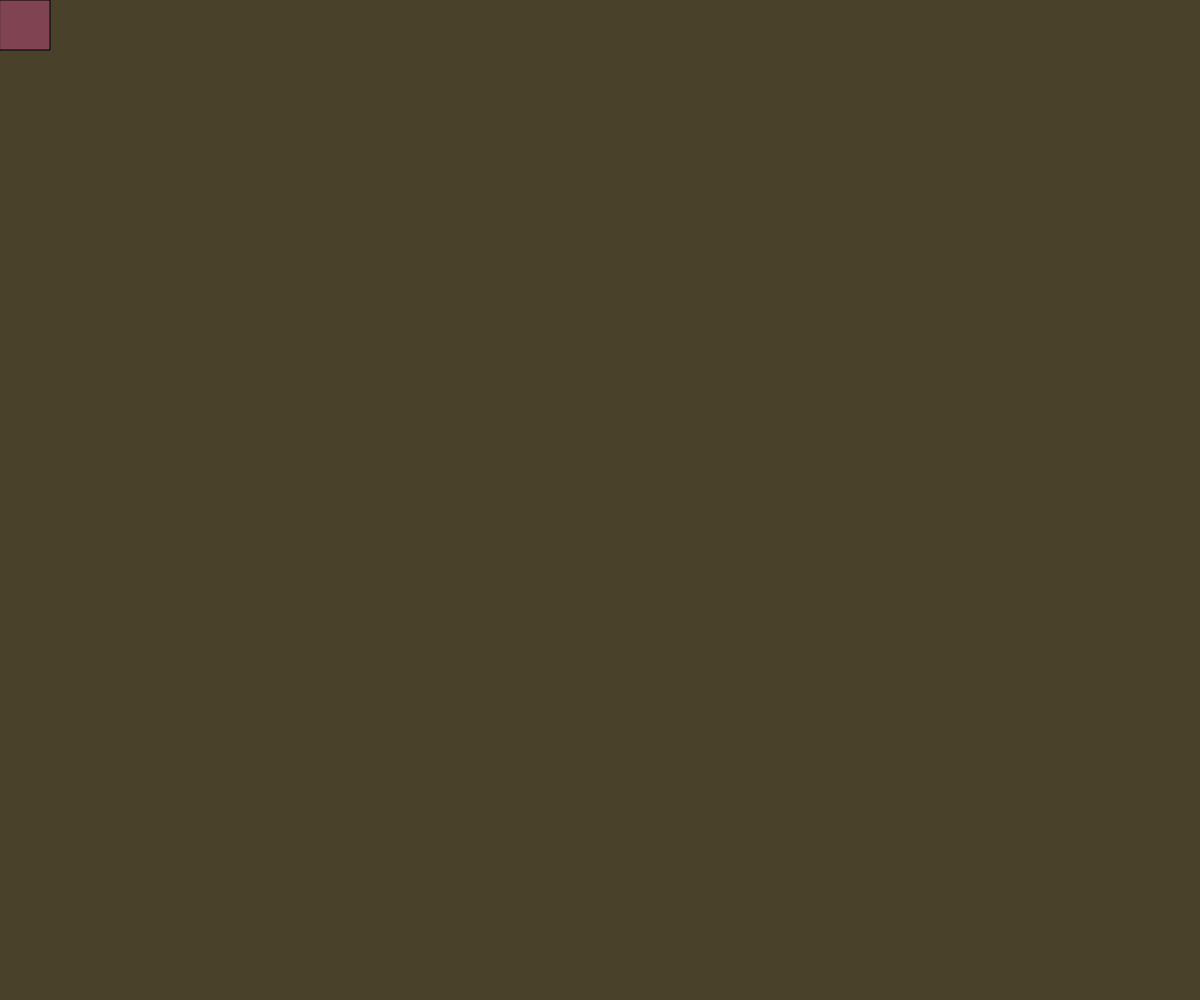
Frame 1 (no input)
Frame 60 (no input): identical to frame 1, image omitted
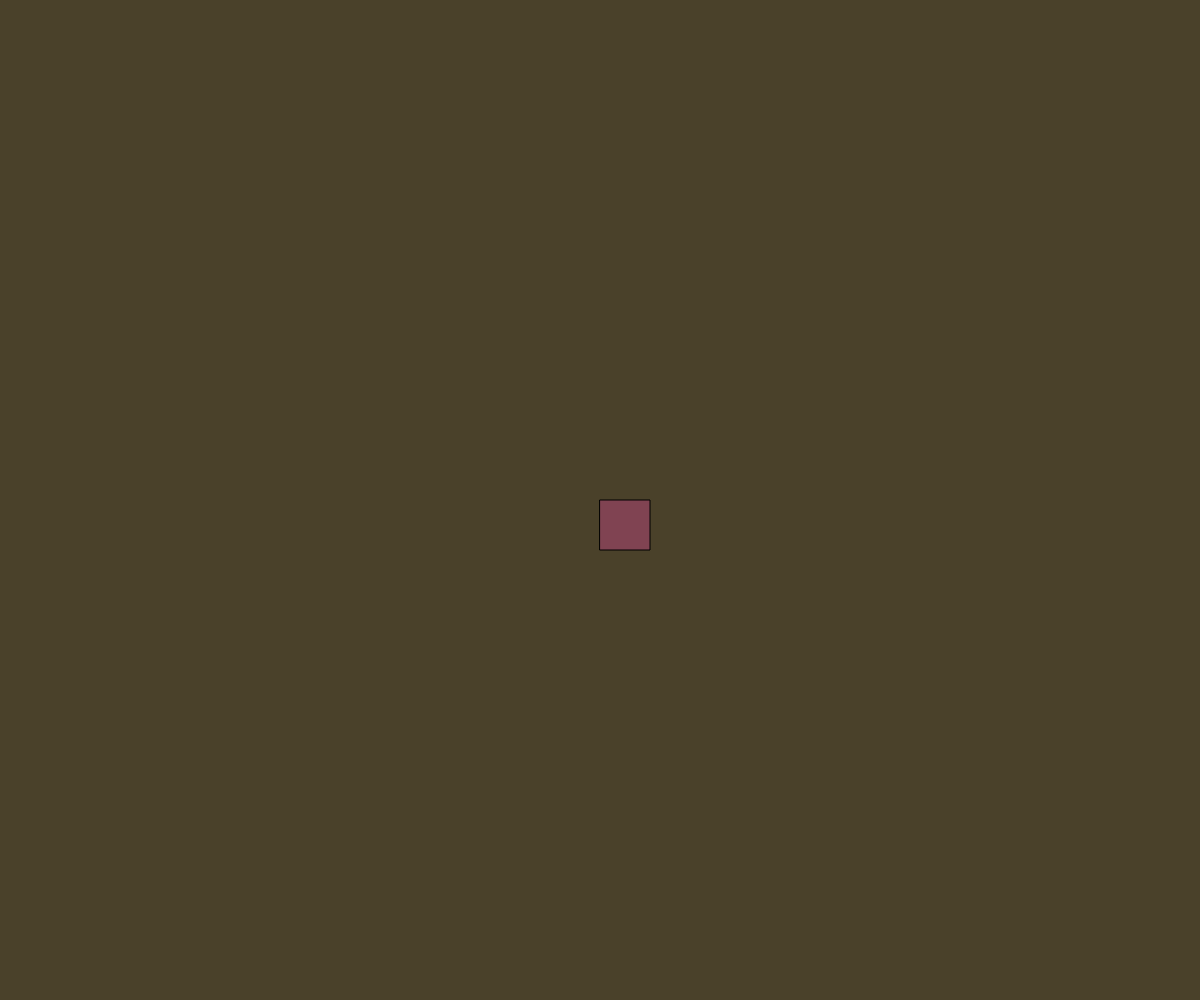
Frame 120 (the mouse pressed at the canvas centre since frame 60)

The p5.js sketch that drew these frames (run headless with seeded random() and noise() and a simulated clock; from frame 60 on, the mouse is pressed at the canvas centre):

// p5.js sketch
// ── sketch.js
// Project Title
// Your Name
// Date
//
// Extra for Experts:
// - describe what you did to take this project "above and beyond"

function setup() {
  createCanvas(windowWidth, windowHeight);
  background(74, 65, 42)
}

function draw() {
  background(74, 65, 42);
  fill (128, 67, 82);
  rect(mouseX, mouseY, 50, 50);
}
